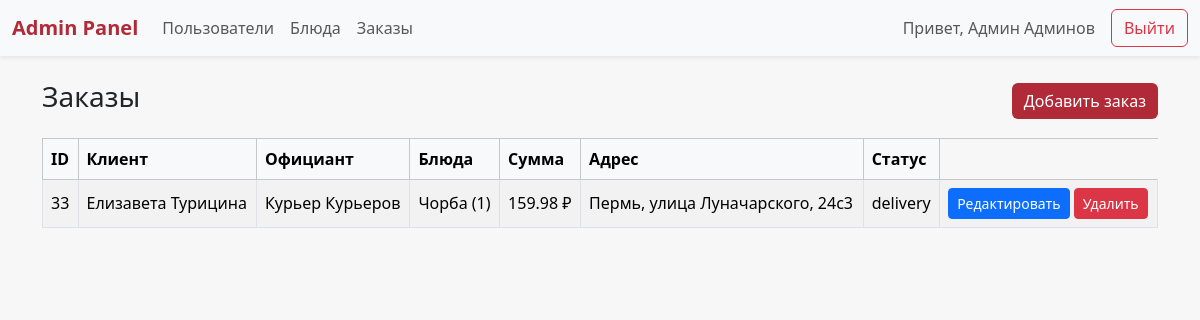
Screenshot of /admin/orders.php (signed in) with the database file from the repository.
### tables this page shows
CREATE TABLE `Users` (
  `Id` int(11) NOT NULL,
  `Surname` varchar(255) NOT NULL,
  `Name` varchar(255) NOT NULL,
  `Patronomyc` varchar(255) DEFAULT NULL,
  `Phone` varchar(255) NOT NULL,
  `Password` varchar(1000) NOT NULL,
  `Role` enum('client','courier','admin') NOT NULL
);

CREATE TABLE `Orders` (
  `Id` int(11) NOT NULL,
  `IdClient` int(11) NOT NULL,
  `IdCourier` int(11) NOT NULL,
  `TotalSum` decimal(10,2) NOT NULL,
  `Address` varchar(255) NOT NULL,
  `Status` enum('accepted','progress','ready','delivery','delivered') NOT NULL
);

### admin/orders.php (the view, shortened to what this page needs)
<?php
    include("../settings/connect_database.php");
    if(isset($_SESSION['user'])) {
        if($_SESSION['user'] != -1) {
            $query = $mysqli->query("SELECT `Role`, `Name`, `Surname` FROM `Users` WHERE `Id` = ".$_SESSION["user"]);
            if($query && $query->num_rows == 1) {
                $read = $query->fetch_assoc();
            }
        } else {
            header("Location: ../index.php");
        }
    } else {
        header("Location: ../index.php");
    }
    $username = $read["Name"]. ' '. $read["Surname"];
    $ordersQuery = $mysqli->query("SELECT
            o.Id, o.TotalSum, o.Address , o.Status,
            c.Name AS ClientName, c.Surname AS ClientSurname,
            w.Name AS CourierName, w.Surname AS CourierSurname,
            GROUP_CONCAT(CONCAT(d.Name, ' (', od.Quantity, ')') SEPARATOR ', ') AS Dishes
        FROM Orders o
        JOIN Users c ON c.Id = o.IdClient
        JOIN Users w ON w.Id = o.IdCourier
        LEFT JOIN OrdersDishes od ON od.IdOrder = o.Id
        LEFT JOIN Dishes d ON d.Id = od.IdDishes
        GROUP BY o.Id
        ORDER BY o.Id DESC;");
?>
<!DOCTYPE html>
<html lang="ru">
<head>
    <link href="https://cdn.jsdelivr.net/npm/bootstrap@5.3.2/dist/css/bootstrap.min.css" rel="stylesheet">
</head>
<body>
    <nav class="navbar navbar-expand-lg navbar-light bg-light shadow-sm mb-4">
        <div class="container-fluid">
        <a class="navbar-brand" href="admin.php">Admin Panel</a>
        <div class="collapse navbar-collapse" id="navbarAdmin">
          <ul class="navbar-nav me-auto mb-2 mb-lg-0">
            <li class="nav-item">
              <a class="nav-link" href="users.php">Пользователи</a>
            </li>
            <li class="nav-item">
              <a class="nav-link" href="dishes.php">Блюда</a>
            </li>
            <li class="nav-item">
              <a class="nav-link" href="orders.php">Заказы</a>
            </li>
          </ul>
          <span class="navbar-text me-3">Привет, <?= $username?></span>
          <a href="../functions/logout.php" class="btn btn-outline-danger">Выйти</a>
        </div>
        </div>
    </nav>
    <div class="container mt-4">
        <div class="d-flex justify-content-between align-items-center mb-3">
            <h3>Заказы</h3>
            <a href="add/addOrder.php" class="btn btn-accent">Добавить заказ</a>
        </div>
        <div class="table-responsive">
            <table class="table table-striped table-bordered align-middle">
                <thead class="table-light">
                    <tr>
                        <th>ID</th>
                        <th>Клиент</th>
                        <th>Официант</th>
                        <th>Блюда</th>
                        <th>Сумма</th>
                        <th>Адрес</th>
                        <th>Статус</th>
                    </tr>
                </thead>
                <tbody>
                    <?php while ($o = $ordersQuery->fetch_assoc()): ?>
                        <tr>
                            <td><?= $o['Id'] ?></td>
                            <td><?= $o['ClientName'].' '.$o['ClientSurname'] ?></td>
                            <td><?= $o['CourierName'].' '.$o['CourierSurname'] ?></td>
                            <td><?= $o['Dishes'] ?: '—' ?></td>
                            <td><?= $o['TotalSum'] ?> ₽</td>
                            <td><?= $o['Address'] ?></td>
                            <td><?= $o['Status'] ?></td>
                            <td>
                                <a href="edit/editOrder.php?id=<?= $o['Id'] ?>" class="btn btn-sm btn-primary">Редактировать</a>
                                <a href="delete/deleteOrder.php?id=<?= $o['Id'] ?>" class="btn btn-sm btn-danger" onclick="return confirm('Удалить этот заказ?')">Удалить</a>
                            </td>
                        </tr>
                    <?php endwhile; ?>
                </tbody>
            </table>
        </div>
    </div>
</body>
</html>

### admin/orders.php (style rules this page uses)
body { background-color: #f7f7f7; }
.navbar-brand { font-weight: 600; color: #b02a37 !important; }
.btn-accent { background-color: #b02a37; border: none; color: white; }

### rows the page displays
users: username "Админ Админов"
orders: Id "33", IdClient.Name "Елизавета", IdClient.Surname "Турицина", IdCourier.Name "Курьер", IdCourier.Surname "Курьеров", Dishes "Чорба (1)", TotalSum "159.98", Address "Пермь, улица Луначарского, 24с3", Status "delivery"
